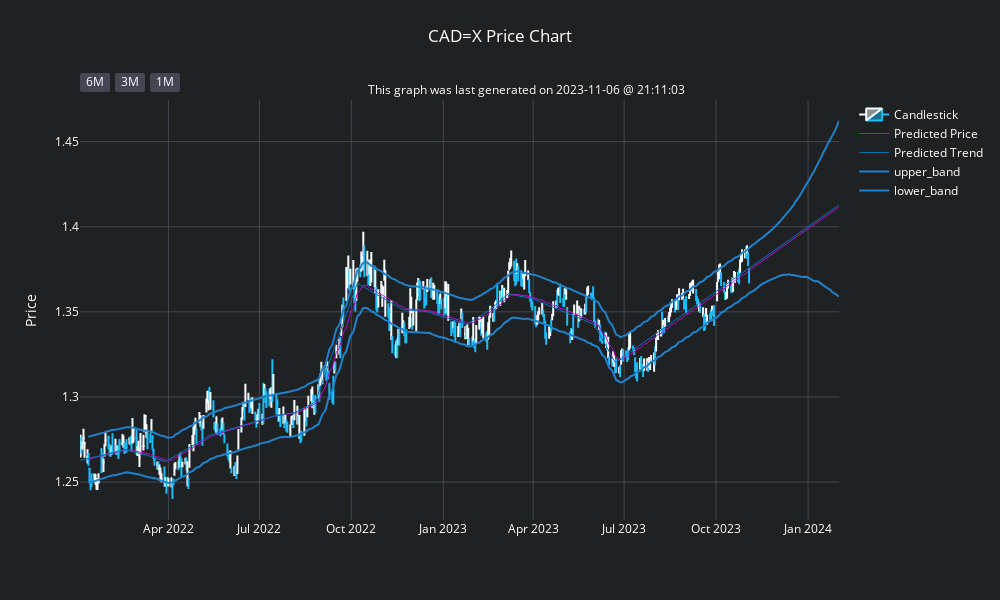

This figure's notebook cell:
### Markdown cell above
## USD/CAD

### Code cell
def create_instance_cadx():
    global CADx
    global CADx_data
    global CADx_forcasting_prep
    global CADx_forecast
    global CADx_processed_forecast
    global CADx_merged_df

    # create a "CADx" instance of the UFX class
    CADx = UFX('CAD=X')
    # splice the data using data starting from 2022-01-01 for forecasting
    CADx_data = CADx.splice_data(CADx.data, '2022-01-01')
    # preppare the data for forecasting
    CADx_forcasting_prep = CADx.forcasting_preparation(CADx_data)
    # forecast the data
    CADx_forecast = CADx.forecast_data(CADx_forcasting_prep)
    # process the forecasted data
    CADx_processed_forecast = CADx.process_forecasted_data(CADx_forecast)
    # merge the dataframes
    CADx_merged_df = CADx.merge_dataframes(CADx_data, CADx_processed_forecast)

# can comment out when playing with the visualizations
create_instance_cadx()

# visualizee with plotly
CADx.plotly_visualize_forecast(CADx_data, CADx_processed_forecast, splice_date='2022-01-01', width=1000, height=600, save_fig=False)
# visualize with mplfinance
# todo Note:: fav styles for MPF are 'blueskies', 'charles', 'classic', 'default', 'kenan', 'mike', 'nightclouds'
# CADx.mpf_visualize_forecast(CADx_merged_df, splice_date='2023-01-01', style='classic')

### Figure 1 — Plotly figure (JSON) as saved in the notebook; plotly's stock layout.template omitted (floating-point values rounded to 4 significant figures; data arrays with more than 128 entries replaced by an {"elided": "..."} marker saying what was removed)
{"data": [{"close": {"elided": "480 float values"}, "decreasing": {"line": {"color": "#1CBDFB"}}, "high": {"elided": "480 float values"}, "increasing": {"line": {"color": "#F6FEFF"}}, "low": {"elided": "480 float values"}, "name": "Candlestick", "open": {"elided": "480 float values"}, "type": "candlestick", "x": {"elided": "480 str values"}}, {"line": {"color": "#B111D6", "width": 1}, "name": "Predicted Price", "type": "scatter", "x": {"elided": "570 str values"}, "y": {"elided": "570 float values"}}, {"line": {"color": "#0074BA", "width": 1}, "name": "Predicted Trend", "type": "scatter", "x": {"elided": "570 str values"}, "y": {"elided": "570 float values"}}, {"line": {"color": "#1E82CD", "width": 2}, "name": "upper_band", "type": "scatter", "x": {"elided": "570 str values"}, "y": {"elided": "570 float values"}}, {"line": {"color": "#1E82CD", "width": 2}, "name": "lower_band", "type": "scatter", "x": {"elided": "570 str values"}, "y": {"elided": "570 float values"}}], "layout": {"annotations": [{"showarrow": false, "text": "This graph was last generated on 2023-11-06 @ 21:11:03", "x": 0.8, "xref": "paper", "y": 1.05, "yref": "paper"}], "font": {"color": "white", "size": 12}, "height": 600, "paper_bgcolor": "#202123", "plot_bgcolor": "#202123", "title": {"text": "CAD=X Price Chart", "x": 0.5, "y": 0.95}, "width": 1000, "xaxis": {"gridcolor": "#444654", "rangeselector": {"activecolor": "#1E82CD", "bgcolor": "#444654", "bordercolor": "#444654", "buttons": [{"count": 9, "label": "6M", "step": "month", "stepmode": "todate"}, {"count": 6, "label": "3M", "step": "month", "stepmode": "todate"}, {"count": 4, "label": "1M", "step": "month", "stepmode": "todate"}], "font": {"color": "white"}}, "rangeslider": {"visible": false}}, "yaxis": {"gridcolor": "#444654", "title": {"text": "Price"}}}}
